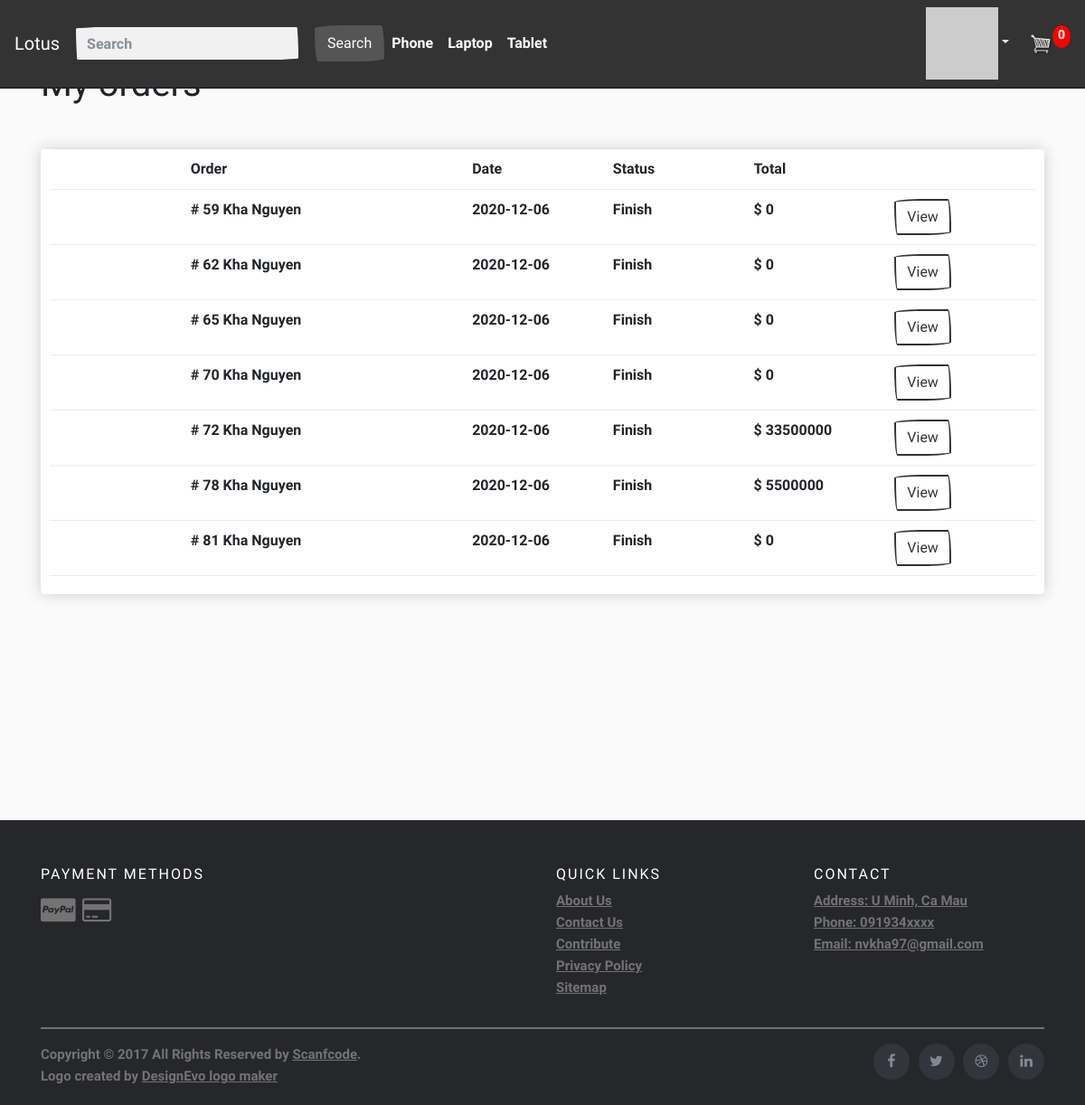
Page /my-orders (signed in) on the committed database.
### tables this page shows
CREATE TABLE "orders" (
	"id"	INTEGER,
	"user_id"	INTEGER,
	"order_date"	DATETIME,
	"payment_id"	INTEGER,
	"complete"	BOOLEAN DEFAULT 0,
	"order_name"	NVARCHAR(255),
	"order_phonenumber"	VARCHAR(12),
	"order_email"	VARCHAR(50),
	"order_address"	TEXT,
	"transaction_id"	DATE,
	PRIMARY KEY("id" AUTOINCREMENT)
);

### app.py (the view)
@app.route("/my-orders")
@login_required
def my_order():
    cartData = CartData()
    orders = db.execute("SELECT * FROM orders WHERE user_id=? AND complete=?", session.get("user_id"), 1)
    return render_template("my_orders.html", orders=orders, numberCart=cartData["numberItem"])

### app.py (called while the page is built)
@app.after_request
def after_request(response):
    response.headers["Cache-Control"] = "no-cache, no-store, must-revalidate"
    response.headers["Expires"] = 0
    response.headers["Pragma"] = "no-cache"
    return response

@app.before_request
def before_request():
  if session.get("user_id"):
      db.execute("UPDATE users SET last_seen=? WHERE id=?", datetime.utcnow(), session["user_id"])

### helpers.py (called while the page is built)
def login_required(f):
    @wraps(f)
    def decorated_function(*args, **kwargs):
        if session.get("user_id") is None:
            return redirect("/login")
        return f(*args, **kwargs)
    return decorated_function

def gravatar(email, size=100, default='identicon', rating='g'):
    url = 'http://www.gravatar.com/avatar'
    hash = hashlib.md5(email.encode('utf-8')).hexdigest()
    return '{url}/{hash}?s={size}&d={default}&r={rating}'.format(
        url=url, hash=hash, size=size, default=default, rating=rating)

def CartData():
    if session.get("user_id"):
        try:
            order = db.execute("SELECT * FROM orders WHERE user_id=? AND complete=?", session.get("user_id"), 0)
            order_detail = db.execute("SELECT * FROM order_detail WHERE order_id=?", order[0]['id'])
            numberItem = int(len(order_detail))
            total = db.execute("SELECT SUM(price * quantity) FROM order_detail WHERE order_id=?", order[0]['id'])
        except:
            order_detail = None
            numberItem = 0
            total = 0
        return {"items": order_detail, "numberItem": numberItem, "total": total}
    else:
        cookieData = cookieCart()
        return {"items": cookieData['items'], "numberItem": cookieData['numberItem'], "total": cookieData['total']}

def getTotal(order_id):
    try:
        total = db.execute("SELECT SUM(quantity * price) as total FROM order_detail WHERE order_id=?", order_id)
    except:
        return 0
    return total[0]["total"]

def getAllNameProduct():
    all_products = db.execute("SELECT * FROM products")
    list_product_name = ""
    for product in all_products:
        list_product_name += product["name"] + ","
    return list_product_name

### templates/my_orders.html (shortened to what this page needs)
{% extends 'main.html' %}
{% block content %}
  <h1 class="mb-4">My orders</h1>
  <br>
  <div class="box-element">
    <div class="cart-row">
        <div style="flex: 1"></div>
        <div style="flex: 2">Order</div>
        <div style="flex: 1">Date</div>
        <div style="flex: 1">Status</div>
        <div style="flex: 1">Total</div>
        <div style="flex: 1"></div>
    </div>
        {% if orders %}
            {% for order in orders %}
            <div class="cart-row">
                <div style="flex: 1"></div>
                <div style="flex: 2"># {{ order.id }} {{ order.order_name }}</div>
                <div style="flex: 1">{{ order.order_date }}</div>
                <div style="flex: 1">{% if order.complete == 1 %}Finish{% else %}Processing{% endif %}</div>
                <div style="flex: 1">${% if order.id | getTotal %} {{ order.id | getTotal }} {% else %} 0 {% endif %}</div>
                <div style="flex: 1"><a href={{ url_for('view_my_order', id=order.id) }} class="btn btn-outline-primary">View</a></div>
            </div>
            {% endfor %}
        {% endif %}
  </div>
{% endblock %}
{% block footer %}
    <footer class="site-footer">
        <div class="container">
        <div class="row">
            <div class="col-sm-12 col-md-6">
            <h6>PAYMENT METHODS</h6>
            <div class="icon-container">
                <i class="fa fa-cc-paypal"></i>
                <i class="fa fa-credit-card" aria-hidden="true"></i>
            </div>
            </div>
            <div class="col-xs-6 col-md-3">
            <h6>Quick Links</h6>
            <ul class="footer-links">
                <li><a href="http://scanfcode.com/about/">About Us</a></li>
                <li><a href="http://scanfcode.com/contact/">Contact Us</a></li>
                <li><a href="http://scanfcode.com/contribute-at-scanfcode/">Contribute</a></li>
                <li><a href="http://scanfcode.com/privacy-policy/">Privacy Policy</a></li>
                <li><a href="http://scanfcode.com/sitemap/">Sitemap</a></li>
            </ul>
            </div>
            <div class="col-xs-6 col-md-3">
            <h6>CONTACT</h6>
            <ul class="footer-links">
                <li><a href="#">Address: U Minh, Ca Mau</a></li>
                <li><a href="#">Phone: 091934xxxx</a></li>
                <li><a href="#">Email: nvkha97@gmail.com</a></li>
            </ul>
            </div>
        </div>
        <hr>
        </div>
        <div class="container">
        <div class="row">
            <div class="col-md-8 col-sm-6 col-xs-12">
            <p class="copyright-text">Copyright &copy; 2017 All Rights Reserved by
        <a href="#">Scanfcode</a>.
            </p>
            Logo created by <a href="https://www.designevo.com/logo-maker/" title="Free Online Logo Maker">DesignEvo logo maker</a>
            </div>
            <div class="col-md-4 col-sm-6 col-xs-12">
            <ul class="social-icons">
                <li><a class="facebook" href="#"><i class="fa fa-facebook"></i></a></li>
                <li><a class="twitter" href="#"><i class="fa fa-twitter"></i></a></li>
                <li><a class="dribbble" href="#"><i class="fa fa-dribbble"></i></a></li>
                <li><a class="linkedin" href="#"><i class="fa fa-linkedin"></i></a></li>
            </ul>
            </div>
        </div>
        </div>
    </footer>
{% endblock %}

### static/css/main.css (style rules this page uses)
body { background-color: hsl(0, 0%, 98%); padding-top: 45px; }
footer { padding-top: 250px; }
.box-element { box-shadow:hsl(0, 0%, 80%) 0 0 16px; background-color: #fff; border-radius: 4px; padding: 10px; }
.cart-row { display: flex; align-items: flex-stretch; padding-bottom: 10px; margin-bottom: 10px; border-bottom: 1px solid #ececec; }

### static/css/footer.css (style rules this page uses)
.site-footer { background-color:#26272b; padding:45px 0 20px; font-size:15px; line-height:24px; color:#737373; }
.icon-container { margin-bottom: 20px; padding: 7px 0; font-size: 30px; }
.site-footer hr { border-top-color:#bbb; opacity:0.5 }
.site-footer h6 { color:#fff; font-size:16px; text-transform:uppercase; margin-top:5px; letter-spacing:2px }
.site-footer a { color:#737373; }
.footer-links { padding-left:0; list-style:none }
.footer-links li { display:block }
.footer-links a { color:#737373 }
.site-footer .social-icons { text-align:right }
.site-footer .social-icons a { width:40px; height:40px; line-height:40px; margin-left:6px; margin-right:0; border-radius:100%; background-color:#33353d }
.copyright-text { margin:0 }
.social-icons { padding-left:0; margin-bottom:0; list-style:none }
.social-icons li { display:inline-block; margin-bottom:4px }
.social-icons a { background-color:#eceeef; color:#818a91; font-size:16px; display:inline-block; line-height:44px; width:44px; height:44px; text-align:center; margin-right:8px; border-radius:100%; -webkit-transition:all .2s linear; -o-transition:all .2s linear; transition:all .2s linear }

### rows in the picture
orders: id "59", order_name "Kha Nguyen", order_date "2020-12-06", complete "Finish"
orders: id "62", order_name "Kha Nguyen", order_date "2020-12-06", complete "Finish"
orders: id "65", order_name "Kha Nguyen", order_date "2020-12-06", complete "Finish"
orders: id "70", order_name "Kha Nguyen", order_date "2020-12-06", complete "Finish"
orders: id "72", order_name "Kha Nguyen", order_date "2020-12-06", complete "Finish", id|getTotal "33500000"
orders: id "78", order_name "Kha Nguyen", order_date "2020-12-06", complete "Finish", id|getTotal "5500000"
orders: id "81", order_name "Kha Nguyen", order_date "2020-12-06", complete "Finish"

### other values in the picture
{{ numberCart }} "0"
